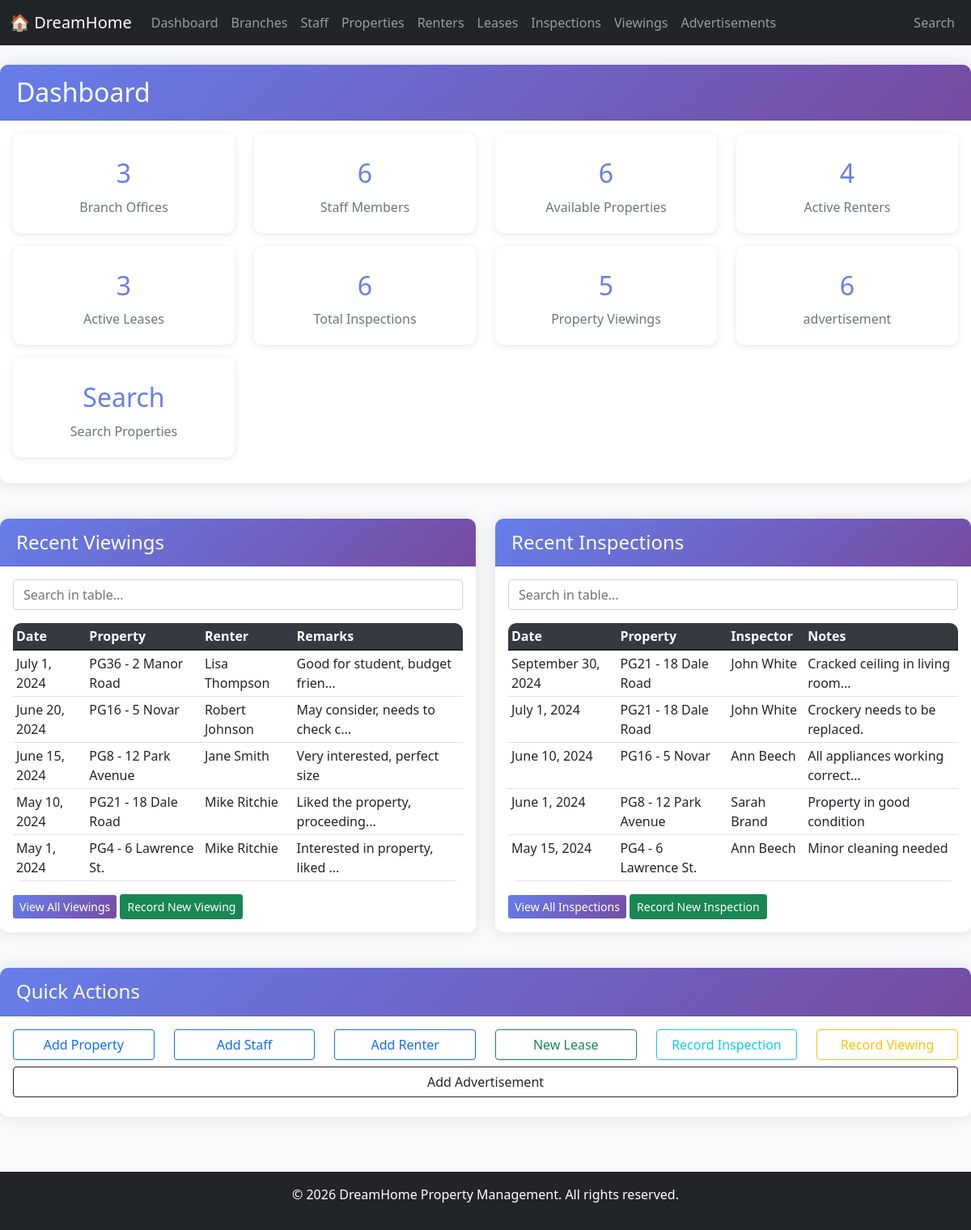
The page / on the database its author committed.
### tables this page shows
CREATE TABLE Viewing (
    ViewingID INT AUTO_INCREMENT PRIMARY KEY,
    PropertyNo VARCHAR(10) NOT NULL,
    RenterNo VARCHAR(10) NOT NULL,
    ViewDate DATE NOT NULL,
    Remarks TEXT,
    FOREIGN KEY (PropertyNo) REFERENCES Property(PropertyNo)
        ON UPDATE CASCADE ON DELETE CASCADE,
    FOREIGN KEY (RenterNo) REFERENCES Renter(RenterNo)
        ON UPDATE CASCADE ON DELETE CASCADE
);

CREATE TABLE Property (
    PropertyNo VARCHAR(10) PRIMARY KEY,
    StreetName VARCHAR(100) NOT NULL,
    District VARCHAR(50),
    City VARCHAR(50) NOT NULL,
    PostCode VARCHAR(20),
    PropertyType VARCHAR(30),
    Rooms INT,
    RentAmount DECIMAL(10,2),
    StaffNo VARCHAR(10),
    BranchNo VARCHAR(10) NOT NULL,
    Status ENUM('Available','Rented','Withdrawn') DEFAULT 'Available',
    DateAvailable DATE,
    CONSTRAINT chk_rent CHECK (RentAmount > 0),
    CONSTRAINT chk_rooms CHECK (Rooms > 0),
    FOREIGN KEY (StaffNo) REFERENCES Staff(StaffNo)
        ON UPDATE CASCADE ON DELETE SET NULL,
    FOREIGN KEY (BranchNo) REFERENCES Branch(BranchNo)
        ON UPDATE CASCADE ON DELETE RESTRICT
);

CREATE TABLE Inspection (
    InspectionID INT AUTO_INCREMENT PRIMARY KEY,
    PropertyNo VARCHAR(10) NOT NULL,
    StaffNo VARCHAR(10) NOT NULL,
    InspectDate DATE NOT NULL,
    Notes TEXT,
    FOREIGN KEY (PropertyNo) REFERENCES Property(PropertyNo)
        ON UPDATE CASCADE ON DELETE CASCADE,
    FOREIGN KEY (StaffNo) REFERENCES Staff(StaffNo)
        ON UPDATE CASCADE ON DELETE RESTRICT
);

### config/database.php (called while the page is built, shortened)
<?php
function formatDate($dateString) {
    $timestamp = strtotime($dateString);
    return date('F j, Y', $timestamp);
}
?>

### index.php (the view, shortened to what this page needs)
<?php
include 'includes/header.php';
$database = new Database();
$db = $database->getConnection();
$counts = [];
$queries = [
    'branches' => "SELECT COUNT(*) as count FROM Branch",
    'staff' => "SELECT COUNT(*) as count FROM Staff",
    'properties' => "SELECT COUNT(*) as count FROM Property WHERE Status = 'Available'",
    'renters' => "SELECT COUNT(*) as count FROM Renter",
    'leases' => "SELECT COUNT(*) as count FROM Lease WHERE Status = 'Active'",
    'inspections' => "SELECT COUNT(*) as count FROM Inspection",
    'viewings' => "SELECT COUNT(*) as count FROM Viewing",
    'advertisements' => "SELECT COUNT(*) as count FROM Advertisement"
];
foreach ($queries as $key => $sql) {
    $stmt = $db->prepare($sql);
    $stmt->execute();
    $counts[$key] = $stmt->fetch(PDO::FETCH_ASSOC)['count'];
}
$recent_viewings_sql = "SELECT v.ViewingID, v.ViewDate, v.Remarks,
                        p.PropertyNo, p.StreetName, p.City,
                        CONCAT(r.FName, ' ', r.LName) as renter_name
                        FROM Viewing v
                        JOIN Property p ON v.PropertyNo = p.PropertyNo
                        JOIN Renter r ON v.RenterNo = r.RenterNo
                        ORDER BY v.ViewDate DESC LIMIT 5";
$recent_viewings_stmt = $db->prepare($recent_viewings_sql);
$recent_viewings_stmt->execute();
$recent_viewings = $recent_viewings_stmt->fetchAll(PDO::FETCH_ASSOC);
$recent_inspections_sql = "SELECT i.InspectionID, i.InspectDate, i.Notes,
                           p.PropertyNo, p.StreetName, p.City,
                           CONCAT(s.FName, ' ', s.LName) as inspector
                           FROM Inspection i
                           JOIN Property p ON i.PropertyNo = p.PropertyNo
                           JOIN Staff s ON i.StaffNo = s.StaffNo
                           ORDER BY i.InspectDate DESC LIMIT 5";
$recent_inspections_stmt = $db->prepare($recent_inspections_sql);
$recent_inspections_stmt->execute();
$recent_inspections = $recent_inspections_stmt->fetchAll(PDO::FETCH_ASSOC);
?>
<div class="row">
    <div class="col-12">
        <div class="card">
            <div class="card-header">
                <h2 class="mb-0">Dashboard</h2>
            </div>
            <div class="card-body">
                <div class="row">
                    <div class="col-md-3 mb-3">
                        <div class="dashboard-card" onclick="location.href='pages/branches/index.php'">
                            <h3><?php echo $counts['branches']; ?></h3>
                            <p>Branch Offices</p>
                        </div>
                    </div>
                    <div class="col-md-3 mb-3">
                        <div class="dashboard-card" onclick="location.href='pages/staff/index.php'">
                            <h3><?php echo $counts['staff']; ?></h3>
                            <p>Staff Members</p>
                        </div>
                    </div>
                    <div class="col-md-3 mb-3">
                        <div class="dashboard-card" onclick="location.href='pages/properties/index.php'">
                            <h3><?php echo $counts['properties']; ?></h3>
                            <p>Available Properties</p>
                        </div>
                    </div>
                    <div class="col-md-3 mb-3">
                        <div class="dashboard-card" onclick="location.href='pages/renters/index.php'">
                            <h3><?php echo $counts['renters']; ?></h3>
                            <p>Active Renters</p>
                        </div>
                    </div>
                    <div class="col-md-3 mb-3">
                        <div class="dashboard-card" onclick="location.href='pages/leases/index.php'">
                            <h3><?php echo $counts['leases']; ?></h3>
                            <p>Active Leases</p>
                        </div>
                    </div>
                    <div class="col-md-3 mb-3">
                        <div class="dashboard-card" onclick="location.href='pages/inspections/index.php'">
                            <h3><?php echo $counts['inspections']; ?></h3>
                            <p>Total Inspections</p>
                        </div>
                    </div>
                    <div class="col-md-3 mb-3">
                        <div class="dashboard-card" onclick="location.href='pages/viewings/index.php'">
                            <h3><?php echo $counts['viewings']; ?></h3>
                            <p>Property Viewings</p>
                        </div>
                    </div>
                    <div class="col-md-3 mb-3">
                        <div class="dashboard-card" onclick="location.href='pages/advertisements/index.php'">
                            <h3><?php echo $counts['advertisements']; ?></h3>
                            <p>advertisement</p>
                        </div>
                    </div>
                    <div class="col-md-3 mb-3">
                        <div class="dashboard-card" onclick="location.href='pages/properties/search.php'">
                            <h3>Search</h3>
                            <p>Search Properties</p>
                        </div>
                    </div>
                </div>
            </div>
        </div>
    </div>
</div>
<div class="row mt-4">
    <div class="col-md-6">
        <div class="card">
            <div class="card-header">
                <h4 class="mb-0">Recent Viewings</h4>
            </div>
            <div class="card-body">
                <?php if (count($recent_viewings) > 0): ?>
                <div class="table-responsive">
                    <table class="table table-sm">
                        <thead>
                            <tr>
                                <th>Date</th>
                                <th>Property</th>
                                <th>Renter</th>
                                <th>Remarks</th>
                            </thead>
                        <tbody>
                            <?php foreach ($recent_viewings as $viewing): ?>
                            <tr onclick="location.href='pages/viewings/view.php?id=<?php echo $viewing['ViewingID']; ?>'" style="cursor: pointer;">
                                <td><?php echo formatDate($viewing['ViewDate']); ?></td>
                                <td><?php echo $viewing['PropertyNo'] . ' - ' . $viewing['StreetName']; ?></td>
                                <td><?php echo $viewing['renter_name']; ?></td>
                                <td><?php echo substr($viewing['Remarks'], 0, 30) . (strlen($viewing['Remarks']) > 30 ? '...' : ''); ?></td>
                            </tr>
                            <?php endforeach; ?>
                        </tbody>
                    </table>
                </div>
                <?php else: ?>
                <p class="text-muted">No viewings recorded yet.</p>
                <?php endif; ?>
                <a href="pages/viewings/index.php" class="btn btn-sm btn-primary">View All Viewings</a>
                <a href="pages/viewings/add.php" class="btn btn-sm btn-success">Record New Viewing</a>
            </div>
        </div>
    </div>
    <div class="col-md-6">
        <div class="card">
            <div class="card-header">
                <h4 class="mb-0">Recent Inspections</h4>
            </div>
            <div class="card-body">
                <?php if (count($recent_inspections) > 0): ?>
                <div class="table-responsive">
                    <table class="table table-sm">
                        <thead>
                            <tr>
                                <th>Date</th>
                                <th>Property</th>
                                <th>Inspector</th>
                                <th>Notes</th>
                            </thead>
                        <tbody>
                            <?php foreach ($recent_inspections as $inspection): ?>
                            <tr onclick="location.href='pages/inspections/view.php?id=<?php echo $inspection['InspectionID']; ?>'" style="cursor: pointer;">
                                <td><?php echo formatDate($inspection['InspectDate']); ?></td>
                                <td><?php echo $inspection['PropertyNo'] . ' - ' . $inspection['StreetName']; ?></td>
                                <td><?php echo $inspection['inspector']; ?></td>
                                <td><?php echo substr($inspection['Notes'], 0, 30) . (strlen($inspection['Notes']) > 30 ? '...' : ''); ?></td>
                            </tr>
                            <?php endforeach; ?>
                        </tbody>
                    </table>
                </div>
                <?php else: ?>
                <p class="text-muted">No inspections recorded yet.</p>
                <?php endif; ?>
                <a href="pages/inspections/index.php" class="btn btn-sm btn-primary">View All Inspections</a>
                <a href="pages/inspections/add.php" class="btn btn-sm btn-success">Record New Inspection</a>
            </div>
        </div>
    </div>
</div>
<div class="row mt-4">
    <div class="col-12">
        <div class="card">
            <div class="card-header">
                <h4 class="mb-0">Quick Actions</h4>
            </div>
            <div class="card-body">
                <div class="row text-center">
                    <div class="col-md-2 mb-2">
                        <a href="pages/properties/add.php" class="btn btn-outline-primary w-100">Add Property</a>
                    </div>
                    <div class="col-md-2 mb-2">
                        <a href="pages/staff/add.php" class="btn btn-outline-primary w-100">Add Staff</a>
                    </div>
                    <div class="col-md-2 mb-2">
                        <a href="pages/renters/add.php" class="btn btn-outline-primary w-100">Add Renter</a>
                    </div>
                    <div class="col-md-2 mb-2">
                        <a href="pages/leases/add.php" class="btn btn-outline-success w-100">New Lease</a>
                    </div>
                    <div class="col-md-2 mb-2">
                        <a href="pages/inspections/add.php" class="btn btn-outline-info w-100">Record Inspection</a>
                    </div>
                    <div class="col-md-2 mb-2">
                        <a href="pages/viewings/add.php" class="btn btn-outline-warning w-100">Record Viewing</a>
                    </div>
                    <div class="col mb-2">
                        <a href="pages/advertisements/add.php" class="btn btn-outline-dark w-100">Add Advertisement</a>
                    </div>
                </div>
            </div>
        </div>
    </div>
</div>
<?php include 'includes/footer.php'; ?>

### includes/header.php (shortened to what this page needs)
<?php
include_once __DIR__ . '/../config/database.php';
?>
<!DOCTYPE html>
<html lang="en">
<head>
    <link href="https://cdn.jsdelivr.net/npm/bootstrap@5.1.3/dist/css/bootstrap.min.css" rel="stylesheet">
    <link rel="stylesheet" href="/dreamhome/css/style.css">
</head>
<body>
    <nav class="navbar navbar-expand-lg navbar-dark bg-dark">
        <div class="container-fluid">
            <a class="navbar-brand" href="/dreamhome/index.php">🏠 DreamHome</a>
            <div class="collapse navbar-collapse" id="navbarNav">
                <ul class="navbar-nav">
                    <li class="nav-item">
                        <a class="nav-link" href="/dreamhome/index.php">Dashboard</a>
                    </li>
                    <li class="nav-item">
                        <a class="nav-link" href="/dreamhome/pages/branches/index.php">Branches</a>
                    </li>
                    <li class="nav-item">
                        <a class="nav-link" href="/dreamhome/pages/staff/index.php">Staff</a>
                    </li>
                    <li class="nav-item">
                        <a class="nav-link" href="/dreamhome/pages/properties/index.php">Properties</a>
                    </li>
                    <li class="nav-item">
                        <a class="nav-link" href="/dreamhome/pages/renters/index.php">Renters</a>
                    </li>
                    <li class="nav-item">
                        <a class="nav-link" href="/dreamhome/pages/leases/index.php">Leases</a>
                    </li>
                    <li class="nav-item">
                        <a class="nav-link" href="/dreamhome/pages/inspections/index.php">Inspections</a>
                    </li>
                    <li class="nav-item">
                        <a class="nav-link" href="/dreamhome/pages/viewings/index.php">Viewings</a>
                    </li>
                    <li class="nav-item">
                        <a class="nav-link" href="/dreamhome/pages/advertisements/index.php">Advertisements</a>
                    </li>
                </ul>
                <ul class="navbar-nav ms-auto">
                    <li class="nav-item">
                        <a class="nav-link" href="/dreamhome/pages/properties/search.php">Search</a>
                    </li>
                </ul>
            </div>
        </div>
    </nav>

### includes/footer.php (shortened to what this page needs)
    <footer class="bg-dark text-white text-center py-3 mt-5">
        <p>&copy; 2026 DreamHome Property Management. All rights reserved.</p>
    </footer>
</body>
</html>

### css/style.css (style rules this page uses)
body { background-color: #f8f9fa; font-family: 'Segoe UI', Tahoma, Geneva, Verdana, sans-serif; }
.card { border: none; border-radius: 10px; box-shadow: 0 0 20px rgba(0,0,0,0.1); margin-bottom: 20px; }
.card-header { background: linear-gradient(135deg, #667eea 0%, #764ba2 100%); color: white; border-radius: 10px 10px 0 0 !important; padding: 15px 20px; }
.table { background-color: white; border-radius: 10px; overflow: hidden; }
.table thead { background-color: #343a40; color: white; }
.btn-primary { background: linear-gradient(135deg, #667eea 0%, #764ba2 100%); border: none; }
.dashboard-card { background: white; border-radius: 10px; padding: 20px; text-align: center; transition: transform 0.3s; cursor: pointer; box-shadow: 0 2px 10px rgba(0,0,0,0.1); }
.dashboard-card h3 { font-size: 2rem; margin: 10px 0; color: #667eea; }
.dashboard-card p { color: #6c757d; margin: 0; }

### rows shown on the page
viewing: ViewDate "July 1, 2024", PropertyNo.PropertyNo "PG36", PropertyNo.StreetName "2 Manor Road", renter_name "Lisa Thompson", Remarks "Good for student, budget frien"
viewing: ViewDate "June 20, 2024", PropertyNo.PropertyNo "PG16", PropertyNo.StreetName "5 Novar", renter_name "Robert Johnson", Remarks "May consider, needs to check c"
viewing: ViewDate "June 15, 2024", PropertyNo.PropertyNo "PG8", PropertyNo.StreetName "12 Park Avenue", renter_name "Jane Smith", Remarks "Very interested, perfect size"
viewing: ViewDate "May 10, 2024", PropertyNo.PropertyNo "PG21", PropertyNo.StreetName "18 Dale Road", renter_name "Mike Ritchie", Remarks "Liked the property, proceeding"
viewing: ViewDate "May 1, 2024", PropertyNo.PropertyNo "PG4", PropertyNo.StreetName "6 Lawrence St.", renter_name "Mike Ritchie", Remarks "Interested in property, liked"
inspection: InspectDate "September 30, 2024", PropertyNo.PropertyNo "PG21", PropertyNo.StreetName "18 Dale Road", inspector "John White", Notes "Cracked ceiling in living room"
inspection: InspectDate "July 1, 2024", PropertyNo.PropertyNo "PG21", PropertyNo.StreetName "18 Dale Road", inspector "John White", Notes "Crockery needs to be replaced."
inspection: InspectDate "June 10, 2024", PropertyNo.PropertyNo "PG16", PropertyNo.StreetName "5 Novar", inspector "Ann Beech", Notes "All appliances working correct"
inspection: InspectDate "June 1, 2024", PropertyNo.PropertyNo "PG8", PropertyNo.StreetName "12 Park Avenue", inspector "Sarah Brand", Notes "Property in good condition"
inspection: InspectDate "May 15, 2024", PropertyNo.PropertyNo "PG4", PropertyNo.StreetName "6 Lawrence St.", inspector "Ann Beech", Notes "Minor cleaning needed"

### other values the page prints
$counts['branches'] "3"
$counts['staff'] "6"
$counts['properties'] "6"
$counts['renters'] "4"
$counts['leases'] "3"
$counts['inspections'] "6"
$counts['viewings'] "5"
$counts['advertisements'] "6"
